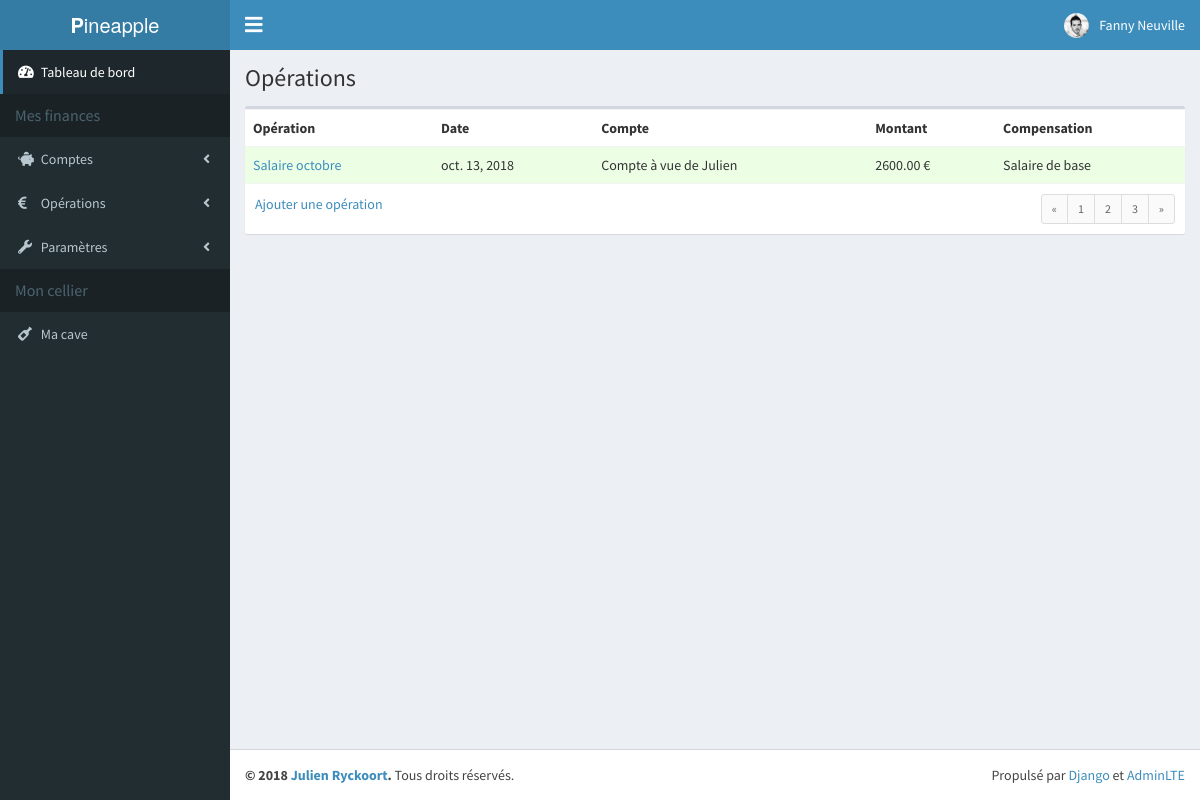
Screenshot of /accounting/operations/view/1 (signed in) with the database file from the repository.
### accounting/models.py (models this page shows, shortened)
class AccountingEntry(models.Model):
    account = models.ForeignKey('Account', on_delete=models.CASCADE)
    counterparty_account = models.ForeignKey('Account', on_delete=models.CASCADE, blank=True, null=True, related_name='accounting_entry_counterparty')
    compensation_account = models.ForeignKey('CompensationAccount', on_delete=models.CASCADE, blank=True, null=True, default=None)
    date = models.DateField()
    amount = models.DecimalField(max_digits=13, decimal_places=2)
    name = models.CharField(max_length=200)
    text = models.TextField(default=None, blank=True, null=True)

class Account(models.Model):
    budget = models.ForeignKey('Budget', on_delete=models.CASCADE)
    name = models.CharField(max_length=200)
    text = models.TextField(default=None, blank=True, null=True)
    balance = models.DecimalField(max_digits=13, decimal_places=2)
    type = models.ForeignKey('AccountType', on_delete=models.PROTECT)
    class Meta:
        ordering = ('budget','type',)

class CompensationAccount(models.Model):
    budget = models.ForeignKey('Budget', on_delete=models.CASCADE)
    name = models.CharField(max_length=200)
    text = models.TextField(default=None, blank=True, null=True)
    balance = models.DecimalField(max_digits=13, decimal_places=2)
    category = models.ForeignKey('CompensationAccountCategory', on_delete=models.PROTECT)
    class Meta:
        ordering = ('budget','category',)

### accounting/views.py (the view)
# urls.py: path('operations/view/<id_operation>', views.view_operation, name='view_operation'),
def view_operation(request, id_operation):
    entry = AccountingEntry.objects.get(id=id_operation)
    return render(request, 'accounting/view_operation.html', locals())

### accounting/templates/accounting/view_operation.html (shortened to what this page needs)
{% extends 'base.html' %}
{% block header %}
<h1>
  Opérations
</h1>
{% endblock %}
{% block content %}
<div class="box">
  <div class="box-body no-padding">
    <table class="table">
      <tbody>
        <tr>
          <th>Opération</th>
          <th>Date</th>
          <th>Compte</th>
          <th>Montant</th>
          <th>Compensation</th>
        </tr>
        <tr {% if entry.amount >= 0 %} class="table-operations-income" {% else %} class="table-operations-expense" {% endif %}>
          <td><a href="{% url 'view_operation' entry.id %}">{{ entry.name }}</a></td>
          <td>{{ entry.date }}</td>
          <td>{{ entry.account.name }}</td>
          <td>{{ entry.amount }} €</td>
          <td>{{ entry.compensation_account.name }}</td>
        </tr>
      </tbody>
    </table>
  </div>
  <div class="box-footer clearfix">
    <a href="{% url 'add_operation' %}">Ajouter une opération</a>
    <ul class="pagination pagination-sm no-margin pull-right">
      <li><a href="#">&laquo;</a></li>
      <li><a href="#">1</a></li>
      <li><a href="#">2</a></li>
      <li><a href="#">3</a></li>
      <li><a href="#">&raquo;</a></li>
    </ul>
  </div>
</div>
{% endblock %}

### project_templates/base.html (shortened to what this page needs)
{% load static %}
{% load humanize %}
<!DOCTYPE html>
<html>
<head>
  <link rel="stylesheet" href="{% static 'bower_components/bootstrap/dist/css/bootstrap.min.css' %}">
  <link rel="stylesheet" href="https://use.fontawesome.com/releases/v5.4.1/css/all.css">
  <link rel="stylesheet" href="{% static 'dist/css/AdminLTE.css' %}">
  <link rel="stylesheet" href="{% static 'dist/css/skins/skin-blue.min.css' %}">
  <link rel="stylesheet" href="{% static 'dist/css/pineapple.css' %}">
</head>
<body class="hold-transition skin-blue sidebar-mini">
<div class="wrapper">
  <header class="main-header">
    <a href="#" class="logo">
      <span class="logo-lg"><b>P</b>ineapple</span>
    </a>
    <nav class="navbar navbar-static-top" role="navigation">
      <a href="#" class="sidebar-toggle fa fa-bars" data-toggle="push-menu" role="button">
      </a>
      <div class="navbar-custom-menu">
        <ul class="nav navbar-nav">
          <li class="dropdown user user-menu">
            <a href="#" class="dropdown-toggle" data-toggle="dropdown">
              <img src="{% static 'dist/img/julien.jpg' %}" class="user-image" alt="User Image">
              <span class="hidden-xs">{{ request.user.first_name }} {{ request.user.last_name  }}</span>
            </a>
          </li>
        </ul>
      </div>
    </nav>
  </header>
  <aside class="main-sidebar">
    <section class="sidebar">
      <ul class="sidebar-menu" data-widget="tree">
        <li class="active">
          <a href="#">
            <i class="fa fa-tachometer-alt"></i>
            <span>Tableau de bord</span>
          </a>
        </li>
        <li class="header">Mes finances</li>
        <li class="treeview">
          <a href="#">
            <i class="fa fa-piggy-bank"></i>
            <span>Comptes</span>
            <span class="pull-right-container">
              <i class="fa fa-angle-left pull-right"></i>
            </span>
          </a>
        </li>
        <li class="treeview">
          <a href="#">
            <i class="fa fa-euro-sign"></i>
            <span>Opérations</span>
            <span class="pull-right-container">
              <i class="fa fa-angle-left pull-right"></i>
            </span>
          </a>
        </li>
        <li class="treeview">
          <a href="#">
            <i class="fa fa-wrench"></i>
            <span>Paramètres</span>
            <span class="pull-right-container">
              <i class="fa fa-angle-left pull-right"></i>
            </span>
          </a>
        </li>
        <li class="header">Mon cellier</li>
        <li>
          <a href="#">
            <i class="fa fa-wine-bottle"></i>
            <span>Ma cave</span>
          </a>
        </li>
      </ul>
    </section>
  </aside>
  <div class="content-wrapper">
    <section class="content-header">
      {% block header %}
      {% endblock %}
    </section>
    <section class="content container-fluid">
      {% block content %}
      {% endblock %}
    </section>
  </div>
  <footer class="main-footer">
    <div class="pull-right hidden-xs">
      Propulsé par <a href="https://www.djangoproject.com/" target="_blank">Django</a> et <a href="https://adminlte.io/" target="_blank">AdminLTE</a>
    </div>
    <strong>&copy; 2018 <a href="https://www.facebook.com/jryckoort" target="_blank">Julien Ryckoort</a>.</strong> Tous droits réservés.
  </footer>
</div>
</body>
</html>

### rows the page displays
AccountingEntry: name "Salaire octobre", date "oct. 13, 2018", account.name "Compte à vue de Julien", amount "2600.00", compensation_account.name "Salaire de base"

### other values shown
{{ request.user.first_name }} "Fanny"
{{ request.user.last_name }} "Neuville"
